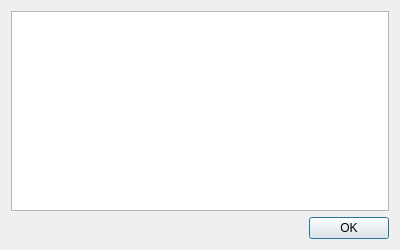
<?xml version="1.0" encoding="UTF-8"?>
<ui version="4.0">
 <class>SensorList</class>
 <widget class="QDialog" name="SensorList">
  <property name="windowModality">
   <enum>Qt::ApplicationModal</enum>
  </property>
  <property name="geometry">
   <rect>
    <x>0</x>
    <y>0</y>
    <width>400</width>
    <height>250</height>
   </rect>
  </property>
  <property name="windowTitle">
   <string>Sensor list</string>
  </property>
  <property name="modal">
   <bool>true</bool>
  </property>
  <layout class="QGridLayout" name="gridLayout">
   <item row="1" column="1">
    <widget class="QPushButton" name="okButton">
     <property name="text">
      <string>OK</string>
     </property>
    </widget>
   </item>
   <item row="1" column="0">
    <spacer name="horizontalSpacer">
     <property name="orientation">
      <enum>Qt::Horizontal</enum>
     </property>
     <property name="sizeHint" stdset="0">
      <size>
       <width>40</width>
       <height>20</height>
      </size>
     </property>
    </spacer>
   </item>
   <item row="0" column="0" colspan="2">
    <widget class="QListWidget" name="sensorList"/>
   </item>
  </layout>
 </widget>
 <resources/>
 <connections/>
</ui>
